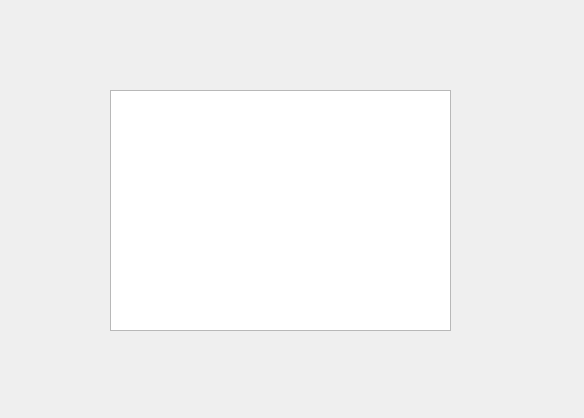
<?xml version="1.0" encoding="UTF-8"?>
<ui version="4.0">
 <class>TFormDoc</class>
 <widget class="QWidget" name="TFormDoc">
  <property name="geometry">
   <rect>
    <x>0</x>
    <y>0</y>
    <width>584</width>
    <height>418</height>
   </rect>
  </property>
  <property name="windowTitle">
   <string>Form</string>
  </property>
  <widget class="QPlainTextEdit" name="plainTextEdit">
   <property name="geometry">
    <rect>
     <x>110</x>
     <y>90</y>
     <width>341</width>
     <height>241</height>
    </rect>
   </property>
  </widget>
  <action name="actPaste">
   <property name="icon">
    <iconset resource="res.qrc">
     <normaloff>:/icons/images/images/204.bmp</normaloff>:/icons/images/images/204.bmp</iconset>
   </property>
   <property name="text">
    <string>粘贴</string>
   </property>
   <property name="toolTip">
    <string>粘贴</string>
   </property>
   <property name="shortcut">
    <string>Ctrl+V</string>
   </property>
   <property name="menuRole">
    <enum>QAction::MenuRole::NoRole</enum>
   </property>
  </action>
  <action name="actFont">
   <property name="icon">
    <iconset resource="res.qrc">
     <normaloff>:/icons/images/images/506.bmp</normaloff>:/icons/images/images/506.bmp</iconset>
   </property>
   <property name="text">
    <string>字体</string>
   </property>
   <property name="toolTip">
    <string>设置字体</string>
   </property>
   <property name="menuRole">
    <enum>QAction::MenuRole::NoRole</enum>
   </property>
  </action>
  <action name="actClose">
   <property name="icon">
    <iconset resource="res.qrc">
     <normaloff>:/icons/images/images/132.bmp</normaloff>:/icons/images/images/132.bmp</iconset>
   </property>
   <property name="text">
    <string>关闭</string>
   </property>
   <property name="toolTip">
    <string>关闭本窗口</string>
   </property>
   <property name="menuRole">
    <enum>QAction::MenuRole::NoRole</enum>
   </property>
  </action>
  <action name="actUndo">
   <property name="icon">
    <iconset resource="res.qrc">
     <normaloff>:/icons/images/images/206.bmp</normaloff>:/icons/images/images/206.bmp</iconset>
   </property>
   <property name="text">
    <string>撤销</string>
   </property>
   <property name="toolTip">
    <string>撤销编辑操作</string>
   </property>
   <property name="shortcut">
    <string>Ctrl+Z</string>
   </property>
   <property name="menuRole">
    <enum>QAction::MenuRole::NoRole</enum>
   </property>
  </action>
  <action name="actRedo">
   <property name="icon">
    <iconset resource="res.qrc">
     <normaloff>:/icons/images/images/208.bmp</normaloff>:/icons/images/images/208.bmp</iconset>
   </property>
   <property name="text">
    <string>重复</string>
   </property>
   <property name="toolTip">
    <string>重复编辑操作</string>
   </property>
   <property name="menuRole">
    <enum>QAction::MenuRole::NoRole</enum>
   </property>
  </action>
  <action name="actSave">
   <property name="icon">
    <iconset resource="res.qrc">
     <normaloff>:/icons/images/images/104.bmp</normaloff>:/icons/images/images/104.bmp</iconset>
   </property>
   <property name="text">
    <string>保存</string>
   </property>
   <property name="toolTip">
    <string>取消修改标志</string>
   </property>
   <property name="menuRole">
    <enum>QAction::MenuRole::NoRole</enum>
   </property>
  </action>
  <action name="actCopy">
   <property name="icon">
    <iconset resource="res.qrc">
     <normaloff>:/icons/images/images/202.bmp</normaloff>:/icons/images/images/202.bmp</iconset>
   </property>
   <property name="text">
    <string>复制</string>
   </property>
   <property name="toolTip">
    <string>复制</string>
   </property>
   <property name="shortcut">
    <string>Ctrl+C</string>
   </property>
   <property name="menuRole">
    <enum>QAction::MenuRole::NoRole</enum>
   </property>
  </action>
  <action name="actCut">
   <property name="icon">
    <iconset resource="res.qrc">
     <normaloff>:/icons/images/images/200.bmp</normaloff>:/icons/images/images/200.bmp</iconset>
   </property>
   <property name="text">
    <string>剪切</string>
   </property>
   <property name="toolTip">
    <string>剪切</string>
   </property>
   <property name="shortcut">
    <string>Ctrl+X</string>
   </property>
   <property name="menuRole">
    <enum>QAction::MenuRole::NoRole</enum>
   </property>
  </action>
  <action name="actOpen">
   <property name="icon">
    <iconset resource="res.qrc">
     <normaloff>:/icons/images/images/122.bmp</normaloff>:/icons/images/images/122.bmp</iconset>
   </property>
   <property name="text">
    <string>打开</string>
   </property>
   <property name="toolTip">
    <string>打开文件</string>
   </property>
   <property name="menuRole">
    <enum>QAction::MenuRole::NoRole</enum>
   </property>
  </action>
 </widget>
 <resources>
  <include location="res.qrc"/>
 </resources>
 <connections>
  <connection>
   <sender>actCopy</sender>
   <signal>triggered()</signal>
   <receiver>plainTextEdit</receiver>
   <slot>copy()</slot>
   <hints>
    <hint type="sourcelabel">
     <x>-1</x>
     <y>-1</y>
    </hint>
    <hint type="destinationlabel">
     <x>280</x>
     <y>210</y>
    </hint>
   </hints>
  </connection>
  <connection>
   <sender>actRedo</sender>
   <signal>triggered()</signal>
   <receiver>plainTextEdit</receiver>
   <slot>redo()</slot>
   <hints>
    <hint type="sourcelabel">
     <x>-1</x>
     <y>-1</y>
    </hint>
    <hint type="destinationlabel">
     <x>280</x>
     <y>210</y>
    </hint>
   </hints>
  </connection>
  <connection>
   <sender>actPaste</sender>
   <signal>triggered()</signal>
   <receiver>plainTextEdit</receiver>
   <slot>paste()</slot>
   <hints>
    <hint type="sourcelabel">
     <x>-1</x>
     <y>-1</y>
    </hint>
    <hint type="destinationlabel">
     <x>280</x>
     <y>210</y>
    </hint>
   </hints>
  </connection>
  <connection>
   <sender>actCut</sender>
   <signal>triggered()</signal>
   <receiver>plainTextEdit</receiver>
   <slot>cut()</slot>
   <hints>
    <hint type="sourcelabel">
     <x>-1</x>
     <y>-1</y>
    </hint>
    <hint type="destinationlabel">
     <x>280</x>
     <y>210</y>
    </hint>
   </hints>
  </connection>
  <connection>
   <sender>actClose</sender>
   <signal>triggered()</signal>
   <receiver>TFormDoc</receiver>
   <slot>close()</slot>
   <hints>
    <hint type="sourcelabel">
     <x>-1</x>
     <y>-1</y>
    </hint>
    <hint type="destinationlabel">
     <x>291</x>
     <y>208</y>
    </hint>
   </hints>
  </connection>
  <connection>
   <sender>actUndo</sender>
   <signal>triggered()</signal>
   <receiver>plainTextEdit</receiver>
   <slot>undo()</slot>
   <hints>
    <hint type="sourcelabel">
     <x>-1</x>
     <y>-1</y>
    </hint>
    <hint type="destinationlabel">
     <x>280</x>
     <y>210</y>
    </hint>
   </hints>
  </connection>
 </connections>
</ui>
